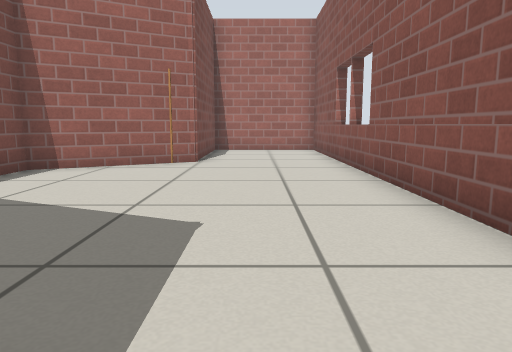
view 1 (above)

16 first-person views from a walk through a world built for the Gazebo simulator. The camera is 0.5 m above the floor, tilts 8° down and sees 70° across. The floor is counted in squares, 0.5 m on a side. Each view is taken from the middle of a square. On the plan, view 1 faces up. The plan holds only what a view shows up to about 13 squares ahead; the rest is blank. Simple patterns stand in for the simulator's built-in surfaces.

view 2
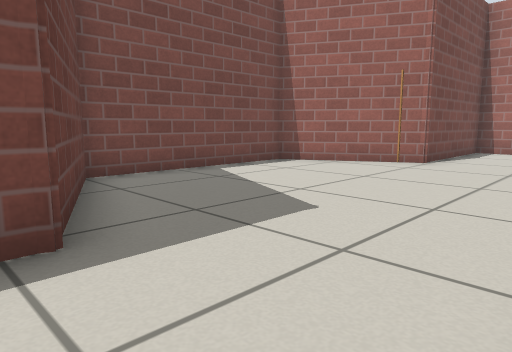

view 3
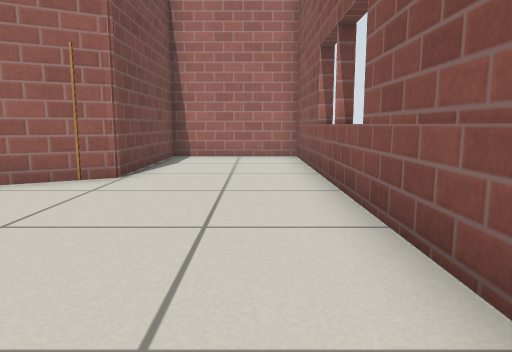

view 4
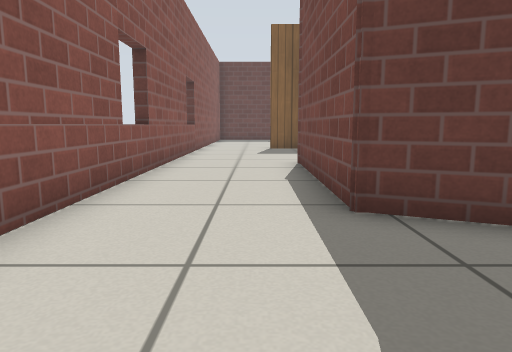

view 5
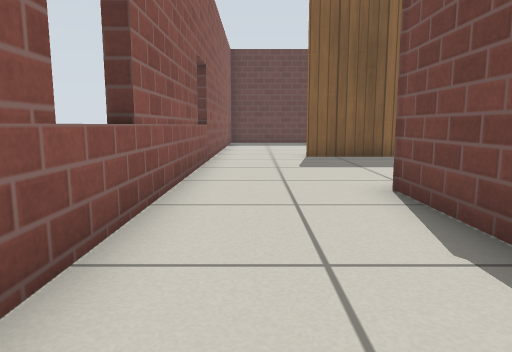

view 6
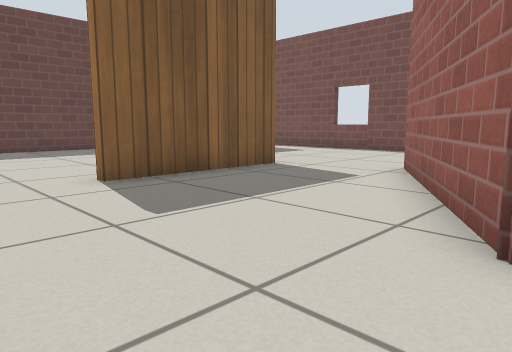

view 7
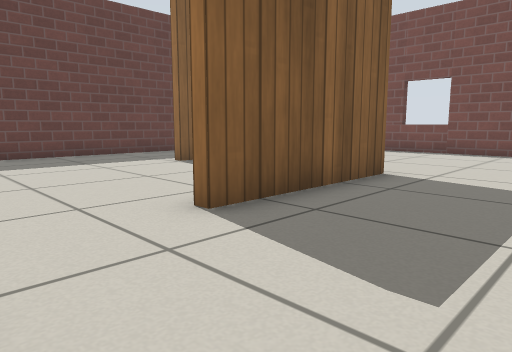

view 8
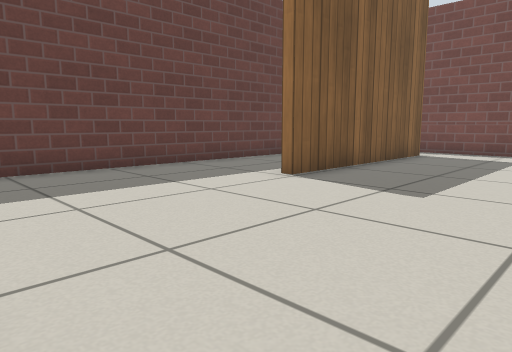

view 9
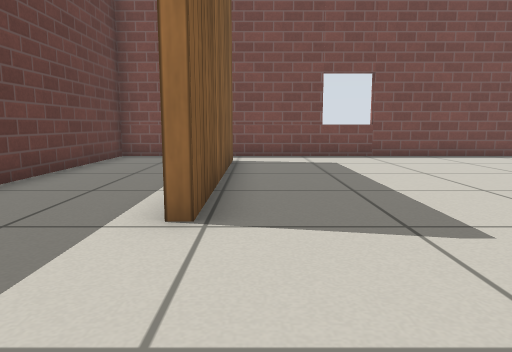

view 10
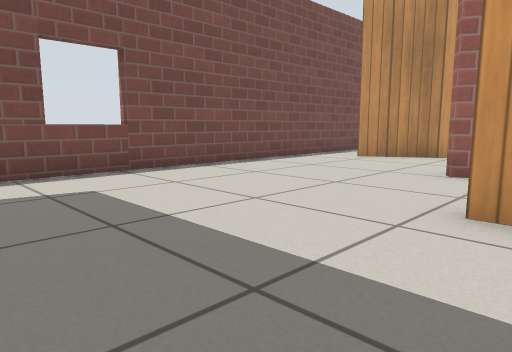

view 11
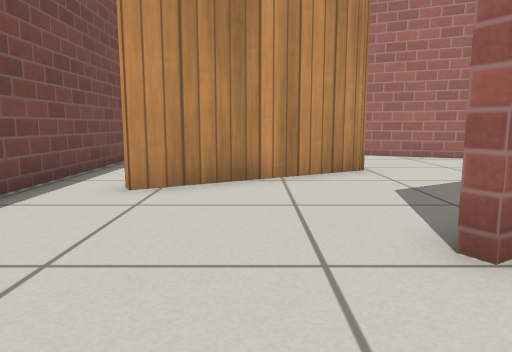

view 12
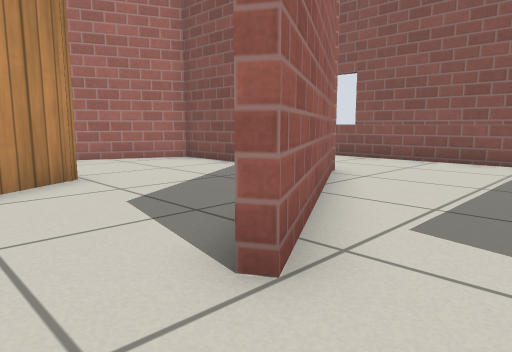

view 13
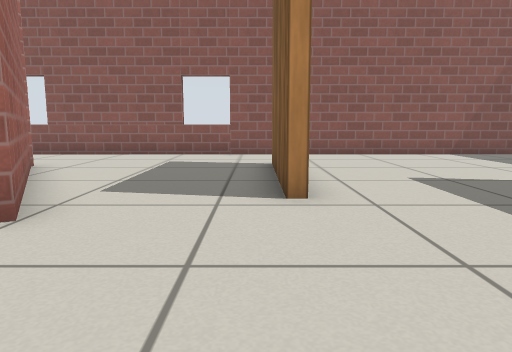

view 14
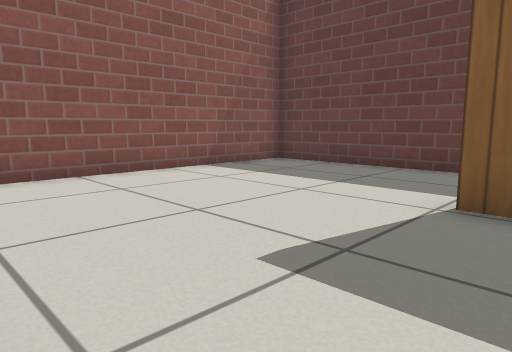

view 15
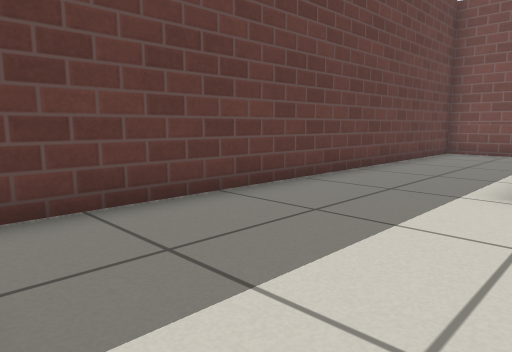

view 16
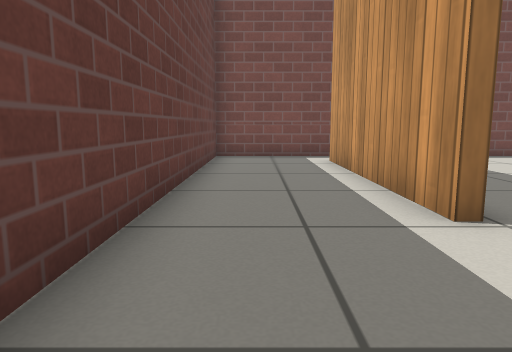

### Floor plan
Points are (right, up) in squares from view 1. A wall is a line through its corners. A room is listed if a view was taken in it or the views show most of it. See-through windows are left out.
Room 1 (views 1, 2, 3, 4, 5, 6, 7)
walls: (2.3, 3.2) (2.3, 14.6) (-1.6, 14.6); (-1.6, 11.5) (-1.6, 9.9) (-5.1, 8) (-5.1, 2.5) (-1.1, 0.9) (-1.1, -4.5) (-6.3, -7.5); (2.4, -9.4) (2.3, 1.7); (-5.1, -10.4) (-0.5, -10.4)
ways out: opening at (1, -10) to room 2; opening at (-5.5, -8.5) to room 3
Room 2 (views 8, 9, 10, 14, 15, 16)
walls: (-3.6, -15.9) (-10.3, -15.9); (-5.6, -15.6) (-3.6, -15.6); (-11.6, -15.6) (-11.6, -19.3) (2.4, -19.3) (2.4, -9.4)
low walls: (-4.6, -10.7) (-5.1, -10.7)
ways out: opening at (1, -10) to room 1; opening at (-11, -16) to room 3; opening at (-4.5, -13) to room 3
Room 3 (views 11, 12, 13)
walls: (-6.3, -7.5) (-6.5, -7.1); (-10.3, -15.6) (-5.6, -15.6); (-11.6, -4.4) (-11.6, -15.6); (-7, -2.8) (-10, -4.5)
ways out: opening at (-5.5, -8.5) to room 1; opening at (-11, -16) to room 2; opening at (-4.5, -13) to room 2; opening at (-6, -4.5) to room 4; opening at (-11, -4)
Room 4 (no view inside)
walls: (-5.5, -1.9) (-7, -2.8); (-1.4, -1.6) (-1.4, 0.7) (-4.5, 2)
ways out: opening at (-6, -4.5) to room 3

Positions as (right, up) in squares from view 1, and headings:
1: (0, 0), facing up
2: (2, 0), facing up-left
3: (1, 3), facing up
4: (0, 5), facing down
5: (1, 1), facing down
6: (2, -4), facing down-left
7: (2, -7), facing down-left
8: (2, -11), facing down-left
9: (0, -15), facing left
10: (-4, -15), facing up-left
11: (-8, -10), facing up
12: (-8, -9), facing up-right
13: (-10, -10), facing right
14: (-5, -11), facing down-right
15: (2, -15), facing down-left
16: (0, -18), facing left
